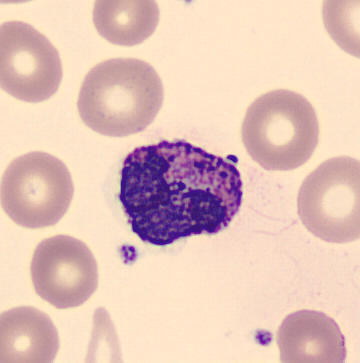
#> input picture streamlit/data_sample/basophil/BA_116477.jpg, 360 x 363 px; its folder holds 4 pictures in this run
$ jupyter execute --allow-errors Bloody_Spy_Blast_caroline_V2.ipynb   (shell and % lines are left out)   (older library calls are emulated)
#> lines starting #> are read from the running program, lines starting #| are printed output that depends on the picture
## Data

Nous disposons d'un ensemble de données de 17092 images de cellules normales du sang préphérique, les images sont répartis sur 8 classes de types distincts à savoir : 'basophil','eosinophil', 'erythroblast', 'immature granulocytes', 'lymphocyte', 'monocyte', 'neutrophil' et 'platelet'.

Dans ce notebook on va éffectué un audit général de nos images et quelques visualisation.

## 1. Charger les données

[cell 1]
import pandas as pd
import numpy as np
from termcolor import colored
import random
import glob
import os
import cv2 ## Package pour lire nos images
from PIL import Image ## Importer ce package pour pouvoir voir le format de l'image
import matplotlib.pyplot as plt

import skimage.exposure
import seaborn as sns
from numpy import asarray
from datetime import datetime
from sklearn.cluster import KMeans
from sklearn.cluster import MeanShift, estimate_bandwidth
from sklearn.preprocessing import MinMaxScaler
from google.colab.patches import cv2_imshow
from IPython.core.interactiveshell import InteractiveShell
InteractiveShell.ast_node_interactivity = "all"

[cell 2]

import os
from pydrive.auth import GoogleAuth
from pydrive.drive import GoogleDrive
from google.colab import auth
from oauth2client.client import GoogleCredentials

# Pour connecter colab au Drive
from google.colab import drive
drive.mount('/content/drive')

# 1. Authenticate and create the PyDrive client.
auth.authenticate_user()
#> (the rest of this cell did not finish here and is left out)

[cell 3]
## Chemin pour aller récupérer les images stockées dans le dossier 'PBC_dataset_normal_DIB'
path = '/content/drive/MyDrive/dataset/PBC_dataset_normal_DIB'

## Créer une liste où stocker les noms des images de nos 8 différentes classes
Classes = []
#> (the rest of this cell did not finish here and is left out)

[cell 4]
## Créer une liste où stocker les noms des images de nos 8 différentes classes
Classes = []
#> (the rest of this cell did not finish here and is left out)

## 2. Audit

### 2.1. Regarder la répartitions de nos données sur les 8 classes

[cell 5]
# Afficher la taille de nos classes et le pourcentage de chacune d'entre elle dans un DataFrame
type_cellule=['basophil','eosinophil', 'erythroblast','immature granulocytes','lymphocyte','monocyte','neutrophil',
              'platelet']
Total_Number = []
Percentage = []
for i, Classe in zip(range(len(Classes)),type_cellule):
    Total_Number.append(len(Classes[i]))
    Percentage.append(round(len(Classes[i])/17092 *100,2))

dictionnaire = {'Type_de_Cellule': [i for i in type_cellule],
                'Total' : [j for j in Total_Number],
                '%' : [perc for perc in Percentage]
                 }

#> (the rest of this cell did not finish here and is left out)

[cell 6]
sns.set_theme(style="whitegrid")

#> (the rest of this cell did not finish here and is left out)

##### Taille des images

#> (a cell that did not finish here is left out)

#> (a cell that did not finish here is left out)

##### Format des images

#> (a cell that did not finish here is left out)

Resizer les images qui ne sont pas a la bonne taille c-à-d, 363*360

[cell 10]
# def count_em(path):
#     for root, dirs, files in sorted(os.walk(path)):
#         for file_ in files:
#             full_file_path = os.path.join(root, file_)
#             # print (full_file_path)
#             # print (file_)
#             img = Image.open(full_file_path)
#             new_width  = 360
#             new_height = 360
#             img = img.resize((new_width, new_height), Image.ANTIALIAS)
#             # os.makedirs("Dataset_resized/")
#             # cv2.imwrite('myImage.png', img)
#             # img.save(os.path.join(root, file_))
#             # print(img)
#     return

# count_em(path)

#j'ai un doute sur l'enregistrement de l'image.Lieu? Si ecrase l'autre?
#Est_ce que les images sont deformées? Comment etre sur?

Il faut changer la taille des 453 images qui n'ont pas la meme taille que les autres.

[cell 11]
# # Import des différents dossiers de cellules

basophil_list = [cv2.imread(file) for file in glob.glob(path + "/basophil/*.jpg")]
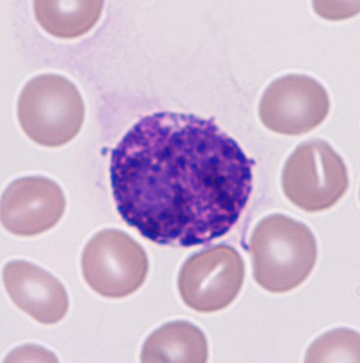
#> input picture streamlit/data_sample/basophil/BA_127671.jpg, 360 x 363 px
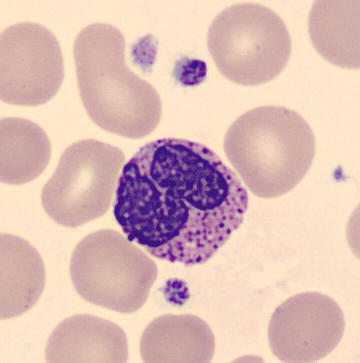
#> input picture streamlit/data_sample/basophil/BA_206130.jpg, 360 x 363 px
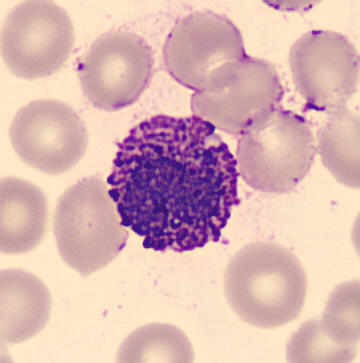
#> input picture streamlit/data_sample/basophil/BA_212732.jpg, 360 x 363 px
#> basophil_list = 4 items
eosinophil_list = [cv2.imread(file) for file in glob.glob(path + "/eosinophil/*.jpg")]
# [6 lines of commented-out code are left out]

[cell 12]
# Stockage des dimensions de chaque image + le type de cellule correspondant
x, y, z, type_cell = [],[],[],[]

data_infos = pd.DataFrame()
for i in basophil_list:
    x_dim, y_dim, z_dim = i.shape
    x.append(x_dim)
    y.append(y_dim)
    z.append(z_dim)
    type_cell.append('basophil')
#> this loop made 4 passes
#> after the loop, type_cell = ['basophil', 'basophil', 'basophil', 'basophil']; x = [363, 363, 363, 363]; y = [360, 360, 360, 360]; z = [3, 3, 3, 3]

for i in eosinophil_list:
    x_dim, y_dim, z_dim = i.shape
    x.append(x_dim)
    y.append(y_dim)
    z.append(z_dim)
    type_cell.append('eosinophil')

# [41 lines of commented-out code are left out]

data_infos=pd.DataFrame({'x':x
                ,'y':y
                ,'z':z
                ,'type_cell':type_cell})
#> data_infos = table of 4 rows and 4 columns

data_infos.head(5)
#> Out = table of 4 rows and 4 columns

[cell 13]
#Nombres d'images par types de cellules
data_infos['type_cell'].value_counts()

[cell 14]
#affichage image
plt.figure(figsize = (5,5))
#> (this line was passed over: IPython is not available in this run)
#> (the rest of this cell did not finish here and is left out)

### 2.2. Visalisation des différents classes de cellules

[cell 15]
#------- Afficher pour chaque type de cellules une image, qu'on récupére du manière aléatoire ---------#
# selectionner une cellule de chaque type de classe et les visualiser avec plt.imshow
img_random = []
for i in range(len(Classes)) :
  for j in range(1):
    img = random.choice(Classes[i])
    img_random.append(img)
#> after the loop, img_random = []

noms_classe = ['basophil','eosinophil','erythroblast','immature granulocytes','lymphocyte','monocyte','neutrophil',
               'platelet']

sns.set_theme(style="white")
#> (the rest of this cell did not finish here and is left out)
